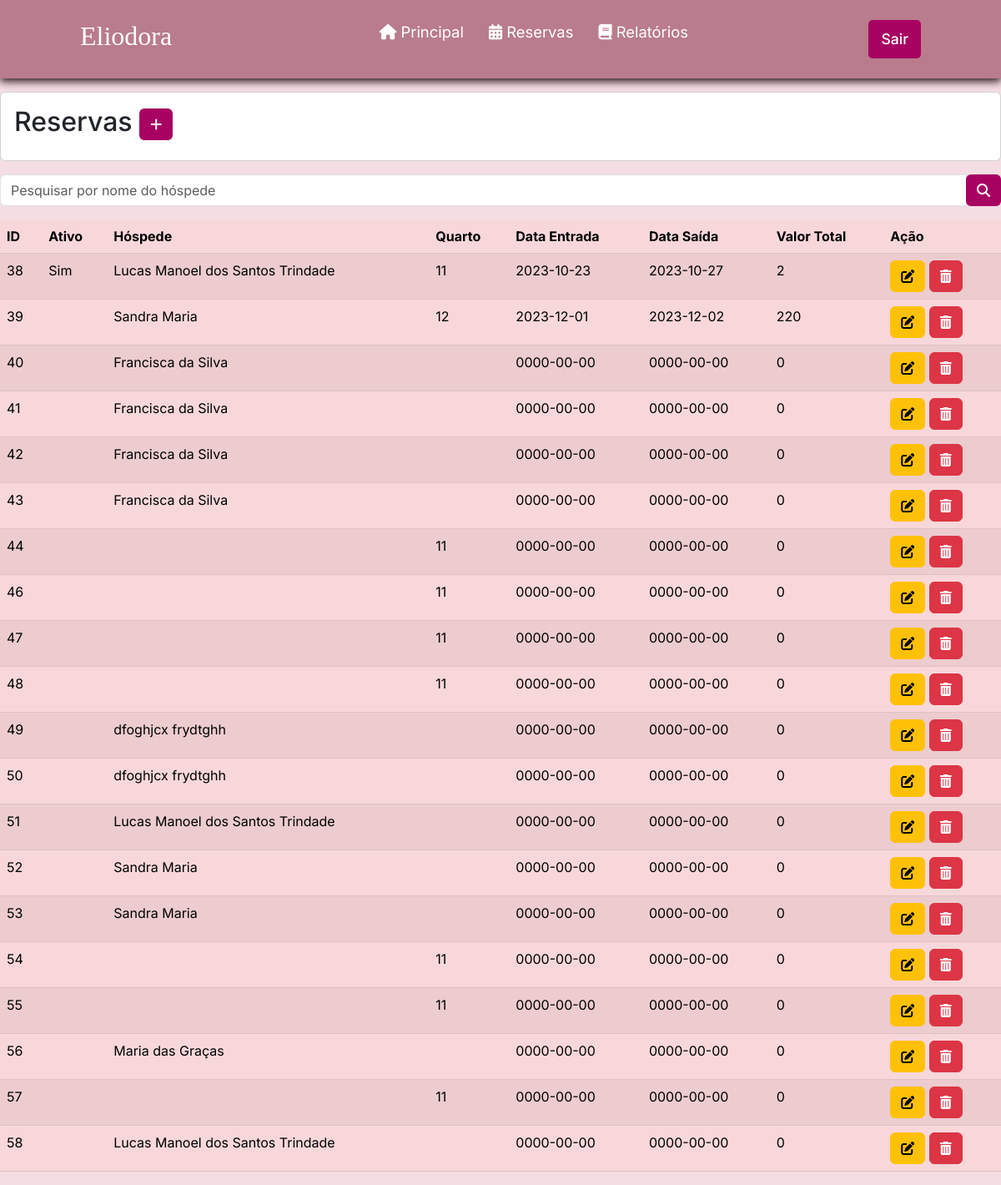
The app's page /listarReserva.php (signed in) with its own data.
### tables this page shows
CREATE TABLE `reserva` (
  `id` int(11) NOT NULL,
  `status` varchar(3) NOT NULL,
  `dataEntrada` date NOT NULL,
  `dataSaida` date NOT NULL,
  `valorTotalReserva` double NOT NULL,
  `quantHospede` int(1) NOT NULL,
  `observacao` varchar(200) NOT NULL,
  `id_quarto` int(11) DEFAULT NULL,
  `id_funcionario` int(11) DEFAULT NULL,
  `id_hospede` int(11) DEFAULT NULL
);

CREATE TABLE `hospede` (
  `id` int(11) NOT NULL,
  `nome` varchar(100) NOT NULL,
  `cpf` varchar(15) NOT NULL,
  `dataNascimento` date NOT NULL,
  `genero` varchar(1) NOT NULL,
  `estado` varchar(100) NOT NULL,
  `cidade` varchar(100) NOT NULL,
  `endereco` varchar(100) NOT NULL,
  `numeroEndereco` int(11) NOT NULL,
  `cep` varchar(15) NOT NULL,
  `email` varchar(45) NOT NULL,
  `telefone` varchar(20) NOT NULL,
  `contatoEmergencia` varchar(20) NOT NULL
);

CREATE TABLE `quarto` (
  `id` int(11) NOT NULL,
  `status` varchar(3) NOT NULL,
  `numero` int(11) NOT NULL,
  `tipo` varchar(8) NOT NULL,
  `capacidade` int(45) NOT NULL,
  `valorDiaria` double NOT NULL
);

### listarReserva.php (the view, shortened to what this page needs)
<?php
require_once("conexao.php");
 $sql = "select reserva.*, hospede.nome as hospede_nome, quarto.numero as quarto_numero
 from reserva
 left join hospede on hospede.id = reserva.id_hospede
 left join quarto on quarto.id = reserva.id_quarto";
$resultado = mysqli_query($conexao, $sql);
?>
<?php require_once("cabecalho.php"); ?>
<div class="card mt-3 mb-3">
  <div class="card-body">
    <h2 class="card-title">Reservas
      <a href="cadastrarReserva.php" class="btn btn-sn" style="background-color: #a70162; color: #fff;"><i class="fa-solid fa-plus"></i>
      </a>
    </h2>
  </div>
</div>
<form method="post">
<div class="input-group mb-3">
  <input type="text" name="hospede_nome" id="id_hospede" class="form-control" placeholder="Pesquisar por nome do hóspede" aria-label="Recipient's username" aria-describedby="basic-addon2">
  <div class="input-group-append">
    <button name="pesquisar" class="btn" style="background-color: #a70162; color: #fff;" type="submit" ><i class="fa-solid fa-magnifying-glass"></i> </button>
    </form>
<table class="table table-danger table-striped">
  <thead>
    <tr>
      <th scope="col">ID</th>
      <th scope="col">Ativo</th>
      <th scope="col">Hóspede</th>
      <th scope="col">Quarto</th>
      <th scope="col">Data Entrada</th>
      <th scope="col">Data Saída</th>
      <th scope="col">Valor Total</th>
      <th scope="col">Ação</th>
    </tr>
  </thead>
  <tbody>
    <?php while ($linha = mysqli_fetch_array($resultado)) { ?>
      <tr>
        <td>
          <?= $linha['id'] ?>
        <td>
          <?= $linha['status'] ?>
        </td>
        <td>
          <?= $linha['hospede_nome'] ?>
        </td>
        <td>
          <?= $linha['quarto_numero'] ?>
        </td>
        <td>
        <?= ($linha['dataEntrada']) ?>
        </td>
        <td>
        <?= ($linha['dataSaida']) ?>
        </td>
        <td>
        <?= $linha['valorTotalReserva'] ?>
        </td>
        <td>
          <a href="alterarReserva.php?id=<?= $linha['id'] ?>" class="btn btn-warning">
            <i class="fa-solid fa-pen-to-square"></i>
          </a>
          <a href="listarReserva.php?id=<?= $linha['id'] ?>" class="btn btn-danger"
            onclick="return confirm('Confirma exclusão')">
            <i class="fa-solid fa-trash-can"></i>
          </a>
        </td>
      </tr>
    <?php } ?>
  </tbody>
</table>
</body>
</html>

### css/style.css (style rules this page uses)
* { padding: 0; margin: 0; font-family: 'Inter', sans-serif; }
body { background-color: #f4dde3; }
header { background-color: #b97c8c; box-shadow: 0px 3px 10px #120303; }
.nav-bar { display: flex; justify-content: space-between; padding: 1.5rem 6rem; }
.logo { display: flex; align-items: center; }
.logo h2 { color: #fff; }
.nav-list { display: flex; align-items: center; }
.nav-list ul { display: flex; justify-content: center; list-style: none; }
.nav-item { margin: 0 15px; }
.nav-link { text-decoration: none; font-size: 1.15rem; color: #ffffff; font-weight: 400; }
.login-button button { border: none; padding: 10px 15px; border-radius: 5px; background-color: #a70162; }
.login-button button a { text-decoration: none; color: #fff; font-weight: 500; font-size: 1.1rem; }

### records on screen
reserva: id "38", status "Sim", id_hospede.nome "Lucas Manoel dos Santos Trindade", id_quarto.numero "11", dataEntrada "2023-10-23", dataSaida "2023-10-27", valorTotalReserva "2"
reserva: id "39", id_hospede.nome "Sandra Maria", id_quarto.numero "12", dataEntrada "2023-12-01", dataSaida "2023-12-02", valorTotalReserva "220"
reserva: id "40", id_hospede.nome "Francisca da Silva", dataEntrada "0000-00-00", dataSaida "0000-00-00", valorTotalReserva "0"
reserva: id "41", id_hospede.nome "Francisca da Silva", dataEntrada "0000-00-00", dataSaida "0000-00-00", valorTotalReserva "0"
reserva: id "42", id_hospede.nome "Francisca da Silva", dataEntrada "0000-00-00", dataSaida "0000-00-00", valorTotalReserva "0"
reserva: id "43", id_hospede.nome "Francisca da Silva", dataEntrada "0000-00-00", dataSaida "0000-00-00", valorTotalReserva "0"
reserva: id "44", id_quarto.numero "11", dataEntrada "0000-00-00", dataSaida "0000-00-00", valorTotalReserva "0"
reserva: id "46", id_quarto.numero "11", dataEntrada "0000-00-00", dataSaida "0000-00-00", valorTotalReserva "0"
reserva: id "47", id_quarto.numero "11", dataEntrada "0000-00-00", dataSaida "0000-00-00", valorTotalReserva "0"
reserva: id "48", id_quarto.numero "11", dataEntrada "0000-00-00", dataSaida "0000-00-00", valorTotalReserva "0"
reserva: id "49", id_hospede.nome "dfoghjcx frydtghh", dataEntrada "0000-00-00", dataSaida "0000-00-00", valorTotalReserva "0"
reserva: id "50", id_hospede.nome "dfoghjcx frydtghh", dataEntrada "0000-00-00", dataSaida "0000-00-00", valorTotalReserva "0"
reserva: id "51", id_hospede.nome "Lucas Manoel dos Santos Trindade", dataEntrada "0000-00-00", dataSaida "0000-00-00", valorTotalReserva "0"
reserva: id "52", id_hospede.nome "Sandra Maria", dataEntrada "0000-00-00", dataSaida "0000-00-00", valorTotalReserva "0"
reserva: id "53", id_hospede.nome "Sandra Maria", dataEntrada "0000-00-00", dataSaida "0000-00-00", valorTotalReserva "0"
reserva: id "54", id_quarto.numero "11", dataEntrada "0000-00-00", dataSaida "0000-00-00", valorTotalReserva "0"
reserva: id "55", id_quarto.numero "11", dataEntrada "0000-00-00", dataSaida "0000-00-00", valorTotalReserva "0"
reserva: id "56", id_hospede.nome "Maria das Graças", dataEntrada "0000-00-00", dataSaida "0000-00-00", valorTotalReserva "0"
reserva: id "57", id_quarto.numero "11", dataEntrada "0000-00-00", dataSaida "0000-00-00", valorTotalReserva "0"
reserva: id "58", id_hospede.nome "Lucas Manoel dos Santos Trindade", dataEntrada "0000-00-00", dataSaida "0000-00-00", valorTotalReserva "0"
